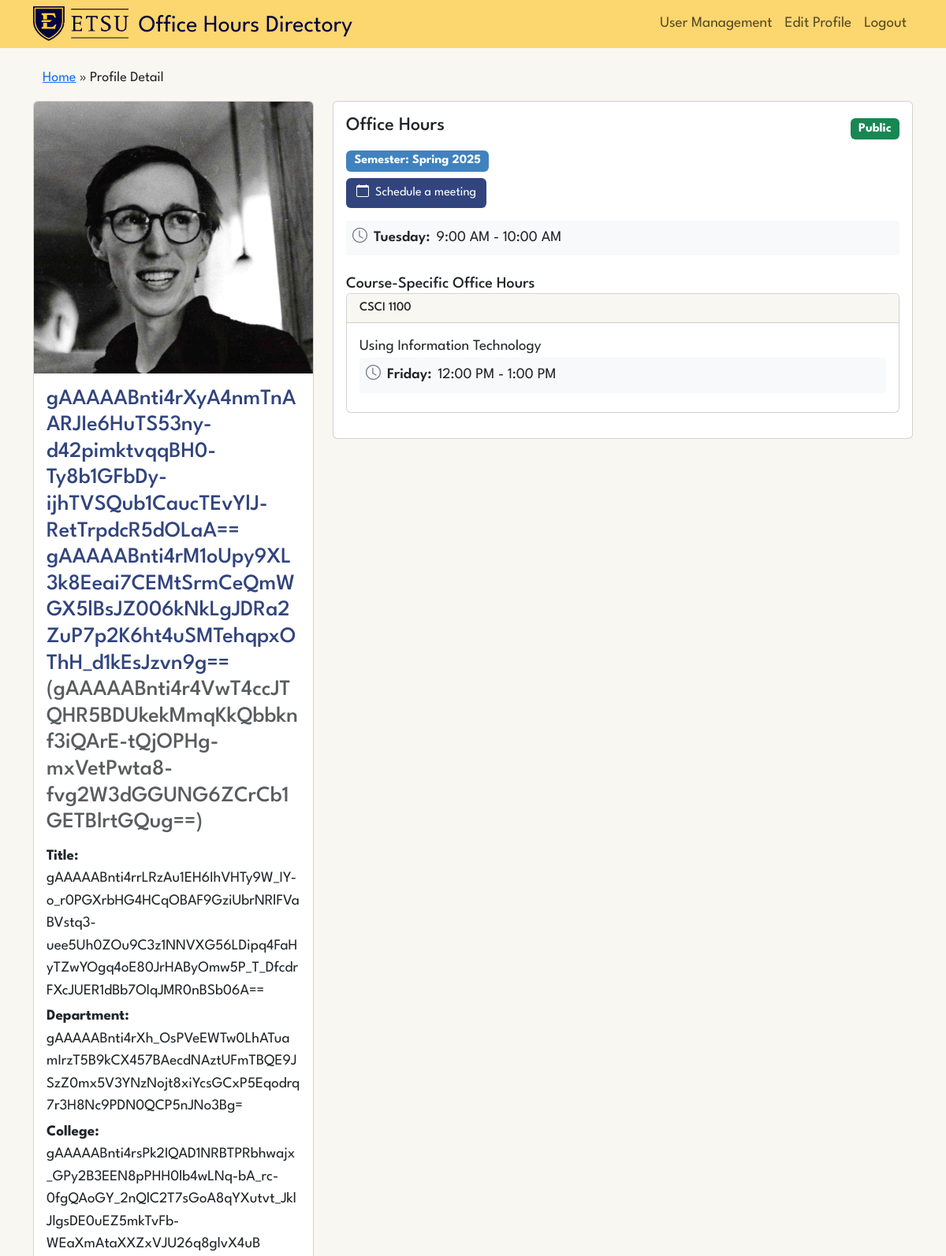
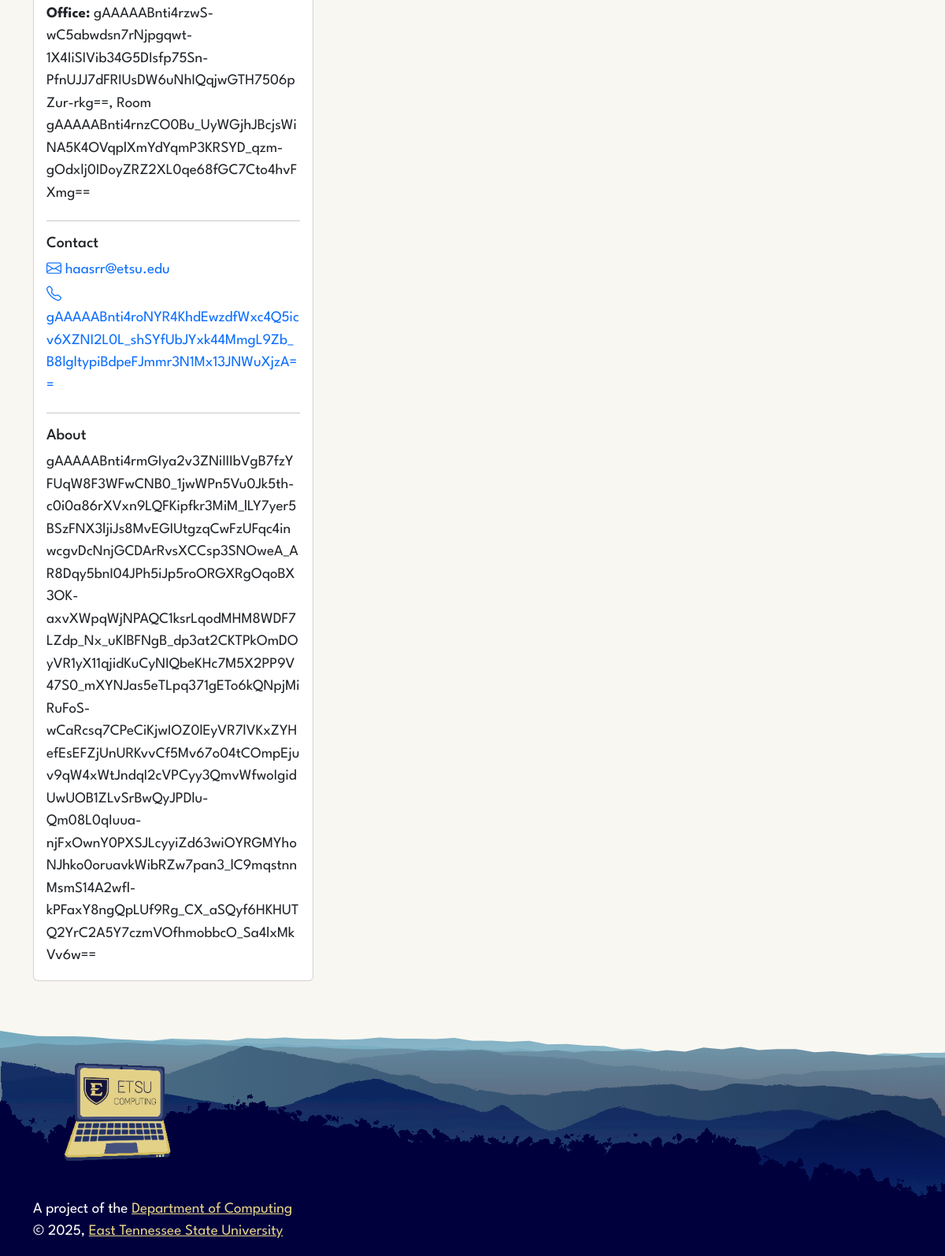
/profile/6/ (signed in), run on the app's committed database (2 pictures, top to bottom).
### profiles/models.py (models this page shows, shortened)
class UserProfile(models.Model):
    user = models.OneToOneField(settings.AUTH_USER_MODEL, on_delete=models.CASCADE)
    preferred_name = EncryptedCharField(max_length=100, blank=True)
    honorific = EncryptedCharField(max_length=50, blank=True)  # Renamed from 'title'
    pronouns = EncryptedCharField(max_length=50, blank=True)
    bio = EncryptedTextField(blank=True)
    phone = EncryptedCharField(max_length=20, blank=True)
    profile_image = models.ImageField(
        upload_to=get_profile_image_path,
        storage=OverwriteStorage(),
        blank=True
    )
    job_title = EncryptedCharField(max_length=100, blank=True)
    college = EncryptedCharField(max_length=100, blank=True)
    department = EncryptedCharField(max_length=100, blank=True)
    office_building = EncryptedCharField(max_length=100, blank=True)  # Changed from office
    office_room = EncryptedCharField(max_length=50, blank=True)  # New field

class OfficeHours(models.Model):
    user = models.OneToOneField(settings.AUTH_USER_MODEL, on_delete=models.CASCADE)
    semester = models.CharField(max_length=20, choices=get_semester_choices())
    scheduling_link = models.URLField(blank=True)
    is_public = models.BooleanField(default=True)
    time_slots = models.JSONField(default=list, blank=True, null=True)  # Make it optional
    created_at = models.DateTimeField(auto_now_add=True)
    updated_at = models.DateTimeField(auto_now=True)
    class Meta:
        verbose_name_plural = 'Office hours'

class CourseOfficeHours(models.Model):
    office_hours = models.ForeignKey(OfficeHours, on_delete=models.CASCADE)
    course_name = models.CharField(max_length=100)
    course_description = models.TextField(blank=True)
    time_slots = models.JSONField(default=list)
    class Meta:
        verbose_name_plural = 'Course office hours'

### users/models.py (models this page shows, shortened)
class EncryptedUser(AbstractUser):
    username = None
    email = models.EmailField(unique=True)
    first_name = EncryptedCharField(max_length=150)
    last_name = EncryptedCharField(max_length=150)
    USERNAME_FIELD = 'email'
    REQUIRED_FIELDS = ['first_name', 'last_name']
    objects = CustomUserManager()

### profiles/views.py (the view)
# urls.py: path('profile/<int:pk>/', views.profile_detail, name='profile_detail'),
def profile_detail(request, pk):
    profile = get_object_or_404(UserProfile, pk=pk)
    office_hours = OfficeHours.objects.filter(user=profile.user).first()
    course_hours = CourseOfficeHours.objects.filter(office_hours=office_hours) if office_hours else None
    return render(request, 'profiles/profile_detail.html', {
        'profile': profile,
        'office_hours': office_hours,
        'course_hours': course_hours,
    })

### templates/profiles/profile_detail.html (shortened to what this page needs)
{% extends '../base.html' %}
{% load form_filters %}
{% block content %}
<div class="container-fluid mb-3 fs-400" title="Breadcrumb navigation">
    <a class="text-secondary-blue" href="{% url 'profiles:home' %}">Home</a>
    » <span class="ff-sans-bolder">Profile Detail</span>
</div>
<div class="row">
    <div class="col-md-4">
        <div class="card mb-4">
            {% if profile.profile_image %}
                <img src="{{ profile.profile_image.url }}" class="card-img-top" alt="{{ profile.user.get_full_name }}">
            {% else %}
                <div class="card-img-top bg-secondary text-white d-flex align-items-center justify-content-center" style="height: 300px;">
                    <i class="bi bi-person-circle" style="font-size: 6rem;"></i>
                </div>
            {% endif %}
            <div class="card-body d-flex flex-column">
                <h3 class="card-title text-highlight-primary">
                    {% if profile.honorific %}{{ profile.honorific }} {% endif %}
                    {% if profile.preferred_name %}
                        {{ profile.preferred_name }}
                    {% else %}
                        {{ profile.user.get_full_name }}
                    {% endif %}
                    {% if profile.pronouns %}
                    <span class="text-muted">({{ profile.pronouns }})</span>
                    {% endif %}
                </h3>
                {% if profile.job_title %}
                    <p class="mt-1 mb-1"><strong>Title:</strong> {{ profile.job_title }}</p>
                {% endif %}
                {% if profile.department %}
                    <p class="mb-1"><strong>Department:</strong> {{ profile.department|remove_prepended_junk:'Department of' }}</p>
                {% endif %}
                {% if profile.college %}
                    <p class="mb-1"><strong>College:</strong> {{ profile.college|remove_prepended_junk:'college of' }}</p>
                {% endif %}
                {% if profile.office_building or profile.office_room %}
                <p class="mb-1">
                    <strong>Office:</strong>
                    {% if profile.office_building and profile.office_room %}
                        {{ profile.office_building }}, Room {{ profile.office_room }}
                    {% elif profile.office_room %}
                        Room {{ profile.office_room }}
                    {% else %}
                        {{ profile.office_building }}
                    {% endif %}
                </p>
                {% endif %}
                <hr>
                <div>
                    <h5>Contact</h5>
                    <p class="mt-2 mb-1">
                        <a href="mailto:{{ profile.user.email }}" class="text-decoration-none"title="Contact email link">
                            <i class="bi bi-envelope"></i> {{ profile.user.email }}
                        </a>
                    </p>
                    {% if profile.phone %}
                        <p class="mb-1">
                            <a href="tel:{{ profile.phone }}" class="text-decoration-none" title="Contact phone link">
                                <i class="bi bi-telephone"></i> {{ profile.phone }}
                            </a>
                        </p>
                    {% endif %}
                </div>
                {% if profile.bio %}
                    <hr>
                    <div>
                        <h5>About</h5>
                        <p class="mt-2">{{ profile.bio }}</p>
                    </div>
                {% endif %}
            </div>
        </div>
    </div>
    {% if office_hours.is_public or user.is_authenticated and user == profile.user %}
    <div class="col-md-8">
        <div class="card mb-4">
            <div class="card-body">
                <div class="d-flex justify-content-between align-items-center mb-2">
                    <h4 class="card-title d-inline">Office Hours</h4>
                    <div>
                        <span class="badge {% if office_hours.is_public %}bg-success{% else %}bg-danger{% endif %} fs-300">
                            {{ office_hours.is_public|yesno:"Public,Private" }}
                        </span>
                    </div>
                </div>
                <p class="badge bg-info fs-300 mb-2">Semester: {{ office_hours.semester }}</p>
                {% if office_hours.scheduling_link %}
                    <p>
                        <a href="{{ office_hours.scheduling_link }}" class="btn bttn-primary" target="_blank">
                            <i class="bi bi-calendar"></i>&ensp;Schedule a meeting
                        </a>
                    </p>
                {% endif %}
                {% if office_hours.time_slots %}
                    <div class="time-slots mt-3">
                        {% for slot in office_hours.time_slots %}
                            <div class="time-slot-item d-flex align-items-center mb-2">
                                <i class="bi bi-clock me-2" style="color: #6c757d;"></i>
                                <span class="me-2" style="font-weight: 600;">{{ slot.day }}:</span>
                                {% if slot.startTime and slot.endTime %}
                                    <span>
                                        {% with start_hour=slot.startTime|slice:":2"|add:"0" %}
                                        {% with start_minute=slot.startTime|slice:"3:5" %}
                                        {% with end_hour=slot.endTime|slice:":2"|add:"0" %}
                                        {% with end_minute=slot.endTime|slice:"3:5" %}
                                            {% if start_hour > 12 %}
                                                {{ start_hour|add:"-12" }}:{{ start_minute }} PM
                                            {% elif start_hour == 12 %}
                                                {{ start_hour }}:{{ start_minute }} PM
                                            {% elif start_hour == 0 %}
                                                12:{{ start_minute }} AM
                                            {% else %}
                                                {{ start_hour }}:{{ start_minute }} AM
                                            {% endif %}
                                            -
                                            {% if end_hour > 12 %}
                                                {{ end_hour|add:"-12" }}:{{ end_minute }} PM
                                            {% elif end_hour == 12 %}
                                                {{ end_hour }}:{{ end_minute }} PM
                                            {% elif end_hour == 0 %}
                                                12:{{ end_minute }} AM
                                            {% else %}
                                                {{ end_hour }}:{{ end_minute }} AM
                                            {% endif %}
                                        {% endwith %}
                                        {% endwith %}
                                        {% endwith %}
                                        {% endwith %}
                                    </span>
                                {% endif %}
                            </div>
                        {% endfor %}
                    </div>
                {% else %}
                    <p class="text-muted">No general office hours set. {% if office_hours.scheduling_link %}Please use the scheduling link above.{% else %}Please contact directly for availability.{% endif %}</p>
                {% endif %}
                {% if course_hours %}
                    <h5 class="mt-4">Course-Specific Office Hours</h5>
                    {% for course in course_hours %}
                        <div class="card mb-3">
                            <div class="card-header d-flex justify-content-between align-items-center bg-light">
                                <h6 class="mb-0">{{ course.course_name }}</h6>
                            </div>
                            <div class="card-body">
                                {% if course.course_description %}
                                    <p class="card-text">{{ course.course_description }}</p>
                                {% endif %}
                                <div class="time-slots">
                                    {% if course.time_slots %}
                                        {% for slot in course.time_slots %}
                                            <div class="time-slot-item d-flex align-items-center mb-2">
                                                <i class="bi bi-clock me-2" style="color: #6c757d;"></i>
                                                <div class="me-2" style="font-weight: 600;">{{ slot.day }}:</div>
                                                {% if slot.startTime and slot.endTime %}
                                                    <span>
                                                        {% with start_hour=slot.startTime|slice:":2"|add:"0" %}
                                                        {% with start_minute=slot.startTime|slice:"3:5" %}
                                                        {% with end_hour=slot.endTime|slice:":2"|add:"0" %}
                                                        {% with end_minute=slot.endTime|slice:"3:5" %}
                                                            {% if start_hour > 12 %}
                                                                {{ start_hour|add:"-12" }}:{{ start_minute }} PM
                                                            {% elif start_hour == 12 %}
                                                                {{ start_hour }}:{{ start_minute }} PM
                                                            {% elif start_hour == 0 %}
                                                                12:{{ start_minute }} AM
                                                            {% else %}
                                                                {{ start_hour }}:{{ start_minute }} AM
                                                            {% endif %}
                                                            -
                                                            {% if end_hour > 12 %}
                                                                {{ end_hour|add:"-12" }}:{{ end_minute }} PM
                                                            {% elif end_hour == 12 %}
                                                                {{ end_hour }}:{{ end_minute }} PM
                                                            {% elif end_hour == 0 %}
                                                                12:{{ end_minute }} AM
                                                            {% else %}
                                                                {{ end_hour }}:{{ end_minute }} AM
                                                            {% endif %}
                                                        {% endwith %}
                                                        {% endwith %}
                                                        {% endwith %}
                                                        {% endwith %}
                                                    </span>
                                                {% endif %}
                                            </div>
                                        {% endfor %}
                                    {% else %}
                                        <p class="text-muted mb-0">No specific times set for this course.</p>
                                    {% endif %}
                                </div>
                            </div>
                        </div>
                    {% endfor %}
                {% endif %}
            </div>
        </div>
    </div>
    {% endif %}
</div>
{% endblock %}

### data on the page
UserProfile: profile_image (picture), honorific "gAAAAABnti4rXyA4nmTnAARJIe6HuTS53ny-d42pimktvqqBH0-Ty8b1GFbDy-ijhTVSQub1CaucTEvYlJ-RetTrpdcR5dOLaA==", preferred_name "gAAAAABnti4rM1oUpy9XL3k8Eeai7CEMtSrmCeQmWGX5lBsJZ006kNkLgJDRa2ZuP7p2K6ht4uSMTehqpxOThH_d1kEsJzvn9g==", pronouns "gAAAAABnti4r4VwT4ccJTQHR5BDUkekMmqKkQbbknf3iQArE-tQjOPHg-mxVetPwta8-fvg2W3dGGUNG6ZCrCb1GETBlrtGQug==", job_title "gAAAAABnti4rrLRzAu1EH6IhVHTy9W_IY-o_r0PGXrbHG4HCqOBAF9GziUbrNRlFVaBVstq3-uee5Uh0ZOu9C3z1NNVXG56LDipq4FaHyTZwYOgq4oE80JrHAByOmw5P_T_DfcdrFXcJUER1dBb7OlqJMR0nBSb06A==", department|remove_prepended_junk "gAAAAABnti4rXh_OsPVeEWTw0LhATuamIrzT5B9kCX457BAecdNAztUFmTBQE9JSzZ0mx5V3YNzNojt8xiYcsGCxP5Eqodrq7r3H8Nc9PDN0QCP5nJNo3Bg=", college|remove_prepended_junk "gAAAAABnti4rsPk2IQAD1NRBTPRbhwajx_GPy2B3EEN8pPHH0lb4wLNq-bA_rc-0fgQAoGY_2nQlC2T7sGoA8qYXutvt_JklJlgsDE0uEZ5mkTvFb-WEaXmAtaXXZxVJU26q8glvX4uB", office_building "gAAAAABnti4rzwS-wC5abwdsn7rNjpgqwt-1X4IiSIVib34G5DIsfp75Sn-PfnUJJ7dFRIUsDW6uNhIQqjwGTH7506pZur-rkg==", office_room "gAAAAABnti4rnzCO0Bu_UyWGjhJBcjsWiNA5K4OVqplXmYdYqmP3KRSYD_qzm-gOdxlj0IDoyZRZ2XL0qe68fGC7Cto4hvFXmg==", user.email "haasrr@etsu.edu", phone "gAAAAABnti4roNYR4KhdEwzdfWxc4Q5icv6XZNI2L0L_shSYfUbJYxk44MmgL9Zb_B8lgltypiBdpeFJmmr3N1Mx13JNWuXjzA==", bio "gAAAAABnti4rmGIya2v3ZNiIIIbVgB7fzYFUqW8F3WFwCNB0_1jwWPn5Vu0Jk5th-c0i0a86rXVxn9LQFKipfkr3MiM_lLY7yer5BSzFNX3ljiJs8MvEGIUtgzqCwFzUFqc4inwcgvDcNnjGCDArRvsXCCsp3SNOweA_AR8Dqy5bnI04JPh5iJp5roORGXRgOqoBX3OK-axvXWpqWjNPAQC1ksrLqodMHM8WDF7LZdp_Nx_uKlBFNgB_dp3at2CKTPkOmDOyVR1yX11qjidKuCyNIQbeKHc7M5X2PP9V47S0_mXYNJas5eTLpq371gETo6kQNpjMiRuFoS-wCaRcsq7CPeCiKjwIOZ0lEyVR7lVKxZYHefEsEFZjUnURKvvCf5Mv67o04tCOmpEjuv9qW4xWtJndqI2cVPCyy3QmvWfwoIgidUwUOB1ZLvSrBwQyJPDlu-Qm08L0qIuua-njFxOwnY0PXSJLcyyiZd63wiOYRGMYhoNJhko0oruavkWibRZw7pan3_lC9mqstnnMsmS14A2wfl-kPFaxY8ngQpLUf9Rg_CX_aSQyf6HKHUTQ2YrC2A5Y7czmVOfhmobbcO_Sa4lxMkVv6w=="
OfficeHours: is_public "Public", semester "Spring 2025"
CourseOfficeHours: course_name "CSCI 1100", course_description "Using Information Technology", day "Friday", time_slots "12", time_slots "00", time_slots "1", time_slots "00"

### other printed values
{{ slot.day }} "Tuesday"
{{ start_hour }} "9"
{{ start_minute }} "00"
{{ end_hour }} "10"
{{ end_minute }} "00"
